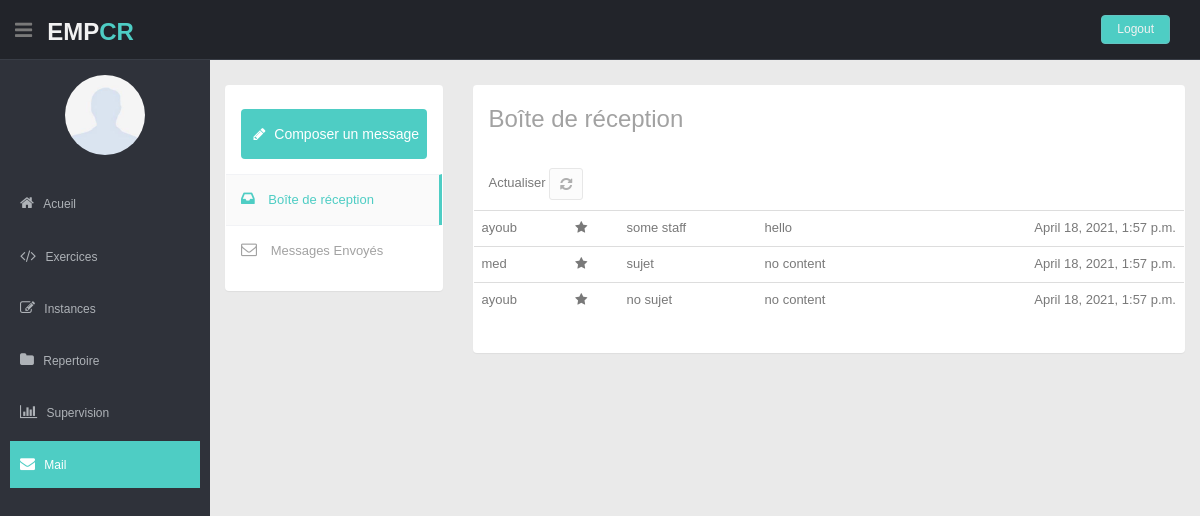
The app's page /enseignant/mail (signed in), older data.
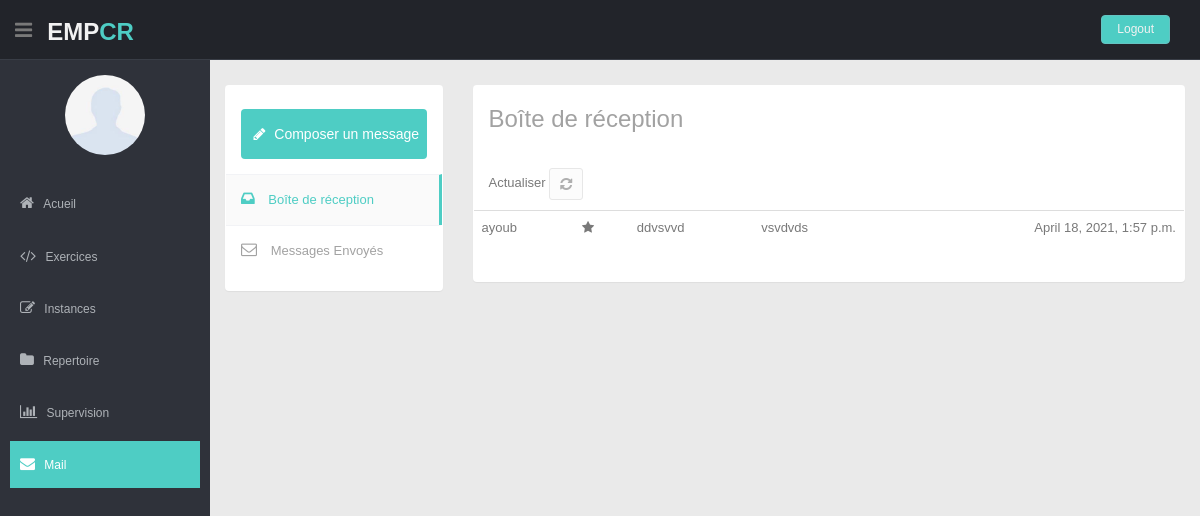
The same page, newer data.
### my_app/models.py (models this page shows, shortened)
class Message(models.Model):
	subject = models.CharField(db_column='SUBJECT', max_length=255, blank=True, null=True)
	content = models.TextField(db_column='CONTENT', blank=True, null=True)
	type = models.IntegerField(db_column='TYPE', blank=True, null=True)# 0 ens -> elv; 1 : elv -> ens
	at_time = models.DateTimeField(db_column='AT_TIME', blank=True, null=True)
	eleve = models.ForeignKey(Eleve, on_delete=models.CASCADE)
	enseignant = models.ForeignKey(Enseignant, on_delete=models.CASCADE)
	class Meta:
		db_table = 'MESSAGE'

class Eleve(models.Model):
	username_elv = models.CharField(db_column='USERNAME_ELV', max_length=255, blank=True, null=True, unique=True)
	nom_elv = models.CharField(db_column='NOM_ELV', max_length=255, blank=True, null=True)
	pwd_elv = models.CharField(db_column='PWD_ELV', max_length=255, blank=True, null=True)
	date_nai_elv = models.DateField(db_column='DATE_NAI_ELV', blank=True, null=True)
	groupe = models.ForeignKey(Groupe, on_delete=models.CASCADE)
	class Meta:
		managed = True
		db_table = 'ELEVE'
	def __str__(self):
		return self.username_elv

### my_app/views.py (the view)
# urls.py: path('enseignant/mail', views.enseignant_mail, name = 'enseignant_mail'),
def enseignant_mail(request):   #recieved
	try:
		user = request.session['ens']
		check_user_f = Enseignant.objects.filter(username_ens=user)
		check_user = check_user_f.first()
		msgs_result = Message.objects.filter(type=0)
		form = MessageForm(request.POST)
		if form.is_valid():
			print(form)
			form.save()
		else :
			print("message not valid")
		ctx = {'check_user' : check_user,
				'msgs_result' : msgs_result,
				'form' : form}
		return render(request, 'enseignant_mail.html', ctx)
	except:
		return HttpResponse('login required')

### my_app/models.py (called while the page is built)
	def __str__(self):
		return self.username_ens

### my_app/templates/enseignant_mail.html (shortened to what this page needs)
<!DOCTYPE html>
<html lang="en">
	<head>
		{% load static %}
		<link rel='stylesheet' href="{% static 'css/style.css' %}">
		{% load static %}
		<link href="{% static 'css/bootstrap.min.css' %}" rel="stylesheet" />
		<link href= "{% static 'css/style.css'%}" rel="stylesheet">
		<link href= "{% static 'css/style-responsive.css' %}" rel="stylesheet">
		<link
			rel="stylesheet"
			href="https://cdnjs.cloudflare.com/ajax/libs/font-awesome/4.0.0/css/font-awesome.css" i
			ntegrity="sha512-72McA95q/YhjwmWFMGe8RI3aZIMCTJWPBbV8iQY3jy1z9+bi6+jHnERuNrDPo/WGYEzzNs4WdHNyyEr/yXJ9pA=="
		/>
	</head>
	<body>
		<section id="container">
			<header class="header black-bg">
				<div class="sidebar-toggle-box">
					<div class="fa fa-bars tooltips" data-placement="right" ></div>
				</div>
				<a href="index.html" class="logo"><b>EMP<span>CR</span></b></a>
				<div class="top-menu">
					<ul class="nav pull-right top-menu">
					<li><a class="logout" href="{% url 'logout_ens' %}">Logout</a></li>
					</ul>
				</div>
			</header>
		<aside>
			<div id="sidebar" class="nav-collapse ">
				<ul class="sidebar-menu" id="nav-accordion">
				<p class="centered"><a href="#"><img src="{% static 'img/uknown.jpg' %}" class="img-circle" width="80"></a></p>
				<li class="mt">
					<a href="/enseignant/acueil">
						<i class="fa fa-home"></i>
						<span>Acueil</span>
					</a>
				</li>
				<li class="sub-menu">
					<a href="/enseignant/exercices">
						<i class="fa fa-code"></i>
						<span>Exercices</span>
					</a>
				</li>
				<li class="sub-menu">
					<a href="/enseignant/instances">
						<i class="fa fa-edit"></i>
						<span>Instances</span>
					</a>
				</li>
				<li class="sub-menu">
					<a href="/enseignant/images">
						<i class="fa fa-folder"></i>
						<span>Repertoire</span>
					</a>
				</li>
				<li class="sub-menu">
					<a href="/enseignant/supervision">
						<i class="fa fa-bar-chart-o"></i>
						<span>Supervision</span>
					</a>
				</li>
				<li class="sub-menu">
					<a class="active" href="/enseignant/mail">
						<i class="fa fa-envelope"></i>
					<span>Mail</span>
					</a>
				</li>
			</div>
		</aside>
		<section id="main-content">
			<section class="wrapper">
				<div class="row mt">
					<div class="col-sm-3">
						<section class="panel">
							<div class="panel-body">
								<button  onclick="document.getElementById('id01').style.display='block'" class="btn btn-compose">
									<i class="fa fa-pencil"></i>  Composer un message
								</button>
								<ul class="nav nav-pills nav-stacked mail-nav">
									<li class="active"><a href="/enseignant/mail"> <i class="fa fa-inbox"></i> Boîte de réception</a></li>
									<li><a href="/enseignant/mail_sent"> <i class="fa fa-envelope-o"></i> Messages Envoyés</a></li>
								</ul>
							</div>
						</section>
					</div>
					<div class="col-sm-9">
						<section class="panel">
							<header class="panel-heading wht-bg">
								<h4 class="gen-case">Boîte de réception</h4>
							</header>
							<div class="panel-body minimal">
								<div class="mail-option">
									Actualiser
									<div class="btn-group">
										<a data-original-title="Refresh" data-placement="top" data-toggle="dropdown" href="/enseignant/mail" class="btn mini tooltips">
											<i class=" fa fa-refresh"></i>
										</a>
									</div>
								</div>
								<div class="table-inbox-wrap ">
									<table class="table">
										<tbody>
											{% for item in msgs_result %}
											<tr>
												<td>{{ item.eleve }}</td>
												<td class="inbox-small-cells"><i class="fa fa-star"></i></td>
												<td>{{ item.subject }}</td>
												<td class="view-message">{{ item.content }}</td>
												<td class="view-message  text-right">{{ item.at_time }}</td>
											</tr>
											{% endfor %}
										</tbody>
									</table>
								</div>
							</div>
						</section>
					</div>
				</div>
			</section>
		</section>
		</section>
	</body>
</html>

Row changes from the older to the newer data that the page shows:
no longer on this page (row edited): Message: eleve "ayoub", subject "some staff", content "hello", at_time "April 18, 2021, 1:57 p.m."
no longer on this page (row edited): Message: eleve "med", subject "sujet", content "no content", at_time "April 18, 2021, 1:57 p.m."
removed Message: eleve "ayoub", subject "no sujet", content "no content", at_time "April 18, 2021, 1:57 p.m."
added Message: eleve "ayoub", subject "ddvsvvd", content "vsvdvds", at_time "April 18, 2021, 1:57 p.m."
